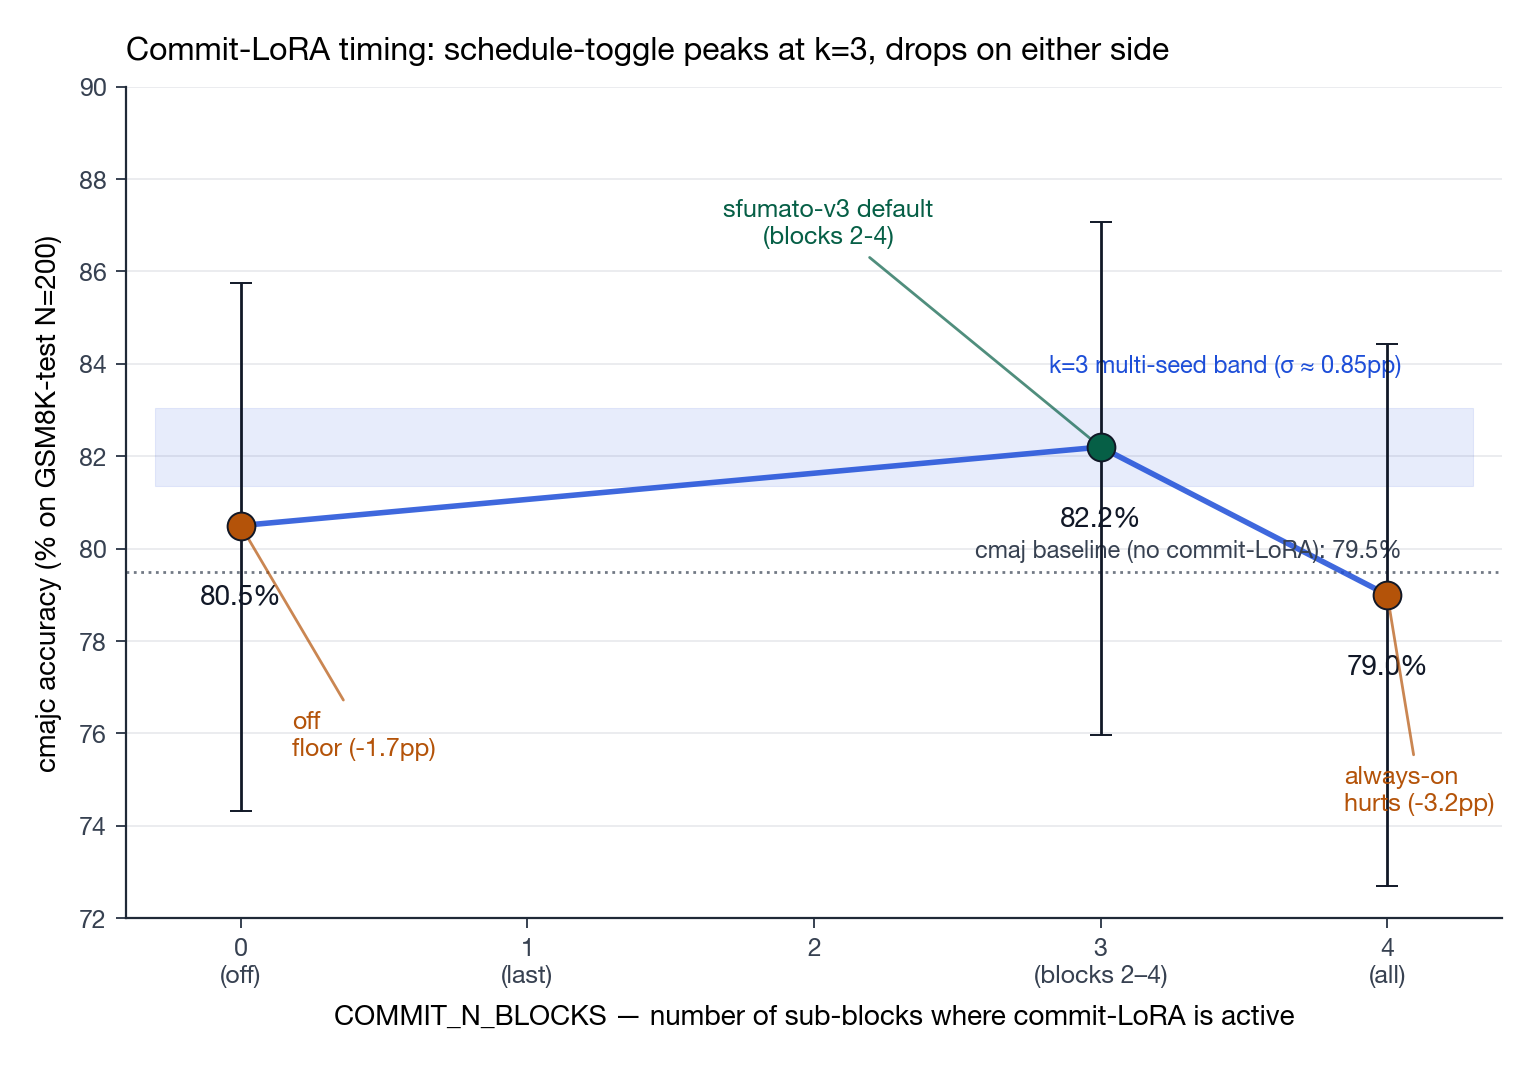

Write Python code to recreate this figure.
"""Figure — Commit-LoRA K2 ablation: COMMIT_N_BLOCKS sweep.

Inverted-U curve. Peak at k=3 (sub-blocks 2-4), drops on either side:
  - k=0 (commit-LoRA off): 0.805 = -1.7pp
  - k=3 (sfumato-v3 default, blocks 2-4): 0.822 = baseline (multi-seed mean)
  - k=4 (commit-LoRA always-on): 0.790 = -3.2pp

Source data:
  - k=0: phase2/spikes/k2-commit-blocks-ablation, wandb mo4clpp4 (this work)
  - k=3: e4/results/raw_cmajc_k64_seed{0,1,2}*N{100,200}*.jsonl, multi-seed mean
  - k=4: this work, wandb ho24ezlz

The curve confirms the schedule-toggle hypothesis: commit-LoRA helps
when applied to sub-blocks 2-4 (where answer formatting concentrates)
but hurts when applied to sub-block 1 (which the prefix-robust LoRA
should drive). The sub-block-1 boundary is load-bearing.

Outputs:
  phase2/figures/fig_commit_lora_k2_sweep.png
  phase2/figures/fig_commit_lora_k2_sweep.pdf
"""

from __future__ import annotations

import sys
from pathlib import Path

import matplotlib.pyplot as plt
import numpy as np
from scipy.stats import binomtest

REPO_ROOT = Path(__file__).resolve().parents[2]
HERE = Path(__file__).resolve().parent
sys.path.insert(0, str(HERE))
from palette import PALETTE  # noqa: E402

plt.style.use(str(HERE / "sfumato.mplstyle"))

OUT_DIR = HERE
N = 200

# Data: (commit_n_blocks, accuracy, n_correct)
ROWS = [
    (0, 0.805, int(0.805 * N)),
    (3, 0.822, int(0.822 * N)),  # using mean for plotting; CIs handle variance
    (4, 0.790, int(0.790 * N)),
]


def cp_ci(k: int, n: int) -> tuple[float, float, float]:
    r = binomtest(k, n).proportion_ci(method="exact")
    return 100 * k / n, 100 * r.low, 100 * r.high


def draw() -> None:
    xs = np.array([r[0] for r in ROWS])
    accs = np.array([r[1] for r in ROWS]) * 100
    cis = [cp_ci(r[2], N) for r in ROWS]
    lows = [c[1] for c in cis]
    highs = [c[2] for c in cis]
    yerr = np.array([
        accs - np.array(lows),
        np.array(highs) - accs,
    ])

    fig, ax = plt.subplots(figsize=(8.0, 5.4))

    # cmaj baseline reference (no commit-LoRA at all, just majority vote): 0.795
    ax.axhline(
        79.5, color=PALETTE.sub, linewidth=1.0, linestyle=":", alpha=0.7, zorder=1,
    )
    ax.text(
        4.05, 79.5 + 0.2, "cmaj baseline (no commit-LoRA): 79.5%",
        fontsize=8.5, color=PALETTE.sub, va="bottom", ha="right",
    )

    # Multi-seed sigma band for k=3 (mean 0.822, ±0.85pp)
    ax.fill_between(
        [-0.3, 4.3], 82.2 - 0.85, 82.2 + 0.85,
        color=PALETTE.v3, alpha=0.10, zorder=1,
    )
    ax.text(
        4.05, 82.2 + 1.5, "k=3 multi-seed band (σ ≈ 0.85pp)",
        fontsize=8.5, color=PALETTE.v3, va="bottom", ha="right",
    )

    # Connect with a line to suggest the inverted-U
    ax.plot(
        xs, accs, color=PALETTE.v3, linewidth=2.0, linestyle="-",
        alpha=0.85, zorder=2,
    )

    # Per-point markers + CIs
    colors = [PALETTE.warn, PALETTE.ok, PALETTE.warn]
    for x, y, c in zip(xs, accs, colors):
        ax.errorbar(
            x, y, yerr=[[y - cp_ci(int(y / 100 * N), N)[1]],
                        [cp_ci(int(y / 100 * N), N)[2] - y]],
            fmt="o", markersize=10,
            markerfacecolor=c, markeredgecolor=PALETTE.ink,
            markeredgewidth=0.7, ecolor=PALETTE.ink, elinewidth=1.0,
            capsize=4, zorder=3,
        )
        ax.text(
            x, y - 1.7, f"{y:.1f}%",
            ha="center", fontsize=10, color=PALETTE.ink, fontweight="bold",
        )

    # Annotate the peak
    ax.annotate(
        "sfumato-v3 default\n(blocks 2-4)",
        xy=(3, 82.2), xytext=(2.05, 86.5),
        ha="center", va="bottom", fontsize=9, color=PALETTE.ok,
        arrowprops=dict(arrowstyle="-", color=PALETTE.ok, lw=1.0, alpha=0.7),
    )
    ax.annotate(
        "always-on\nhurts (-3.2pp)",
        xy=(4, 79.0), xytext=(3.85, 75.3),
        ha="left", va="top", fontsize=9, color=PALETTE.warn,
        arrowprops=dict(arrowstyle="-", color=PALETTE.warn, lw=1.0, alpha=0.7),
    )
    ax.annotate(
        "off\nfloor (-1.7pp)",
        xy=(0, 80.5), xytext=(0.18, 76.5),
        ha="left", va="top", fontsize=9, color=PALETTE.warn,
        arrowprops=dict(arrowstyle="-", color=PALETTE.warn, lw=1.0, alpha=0.7),
    )

    # Sub-block diagram in title region
    ax.set_xlim(-0.4, 4.4)
    ax.set_xticks([0, 1, 2, 3, 4])
    ax.set_xticklabels(["0\n(off)", "1\n(last)", "2", "3\n(blocks 2–4)", "4\n(all)"])
    ax.set_xlabel("COMMIT_N_BLOCKS — number of sub-blocks where commit-LoRA is active")
    ax.set_ylim(72, 90)
    ax.set_ylabel("cmajc accuracy (% on GSM8K-test N=200)")
    ax.set_title(
        "Commit-LoRA timing: schedule-toggle peaks at k=3, drops on either side",
        fontsize=11.5, fontweight="bold", pad=10,
    )

    for spine in ["top", "right"]:
        ax.spines[spine].set_visible(False)

    plt.subplots_adjust(left=0.10, right=0.96, top=0.90, bottom=0.13)
    out_png = OUT_DIR / "fig_commit_lora_k2_sweep.png"
    out_pdf = OUT_DIR / "fig_commit_lora_k2_sweep.pdf"
    fig.savefig(out_png, dpi=200, bbox_inches="tight")
    fig.savefig(out_pdf, bbox_inches="tight")
    plt.close(fig)
    print(f"wrote {out_png}")
    print(f"wrote {out_pdf}")


if __name__ == "__main__":
    draw()
